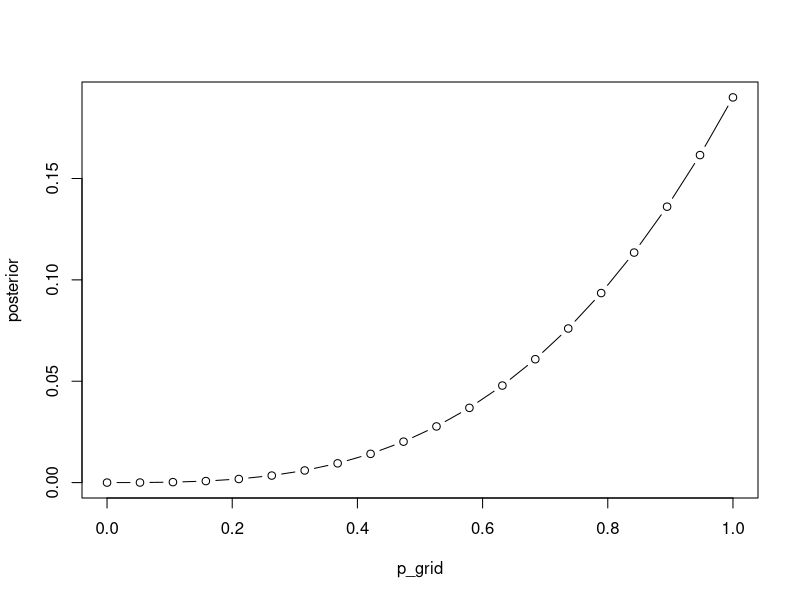
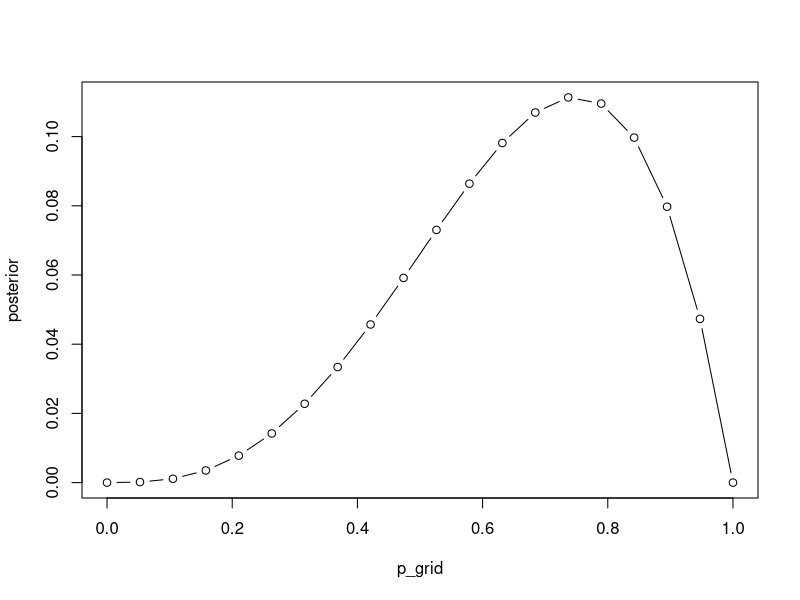
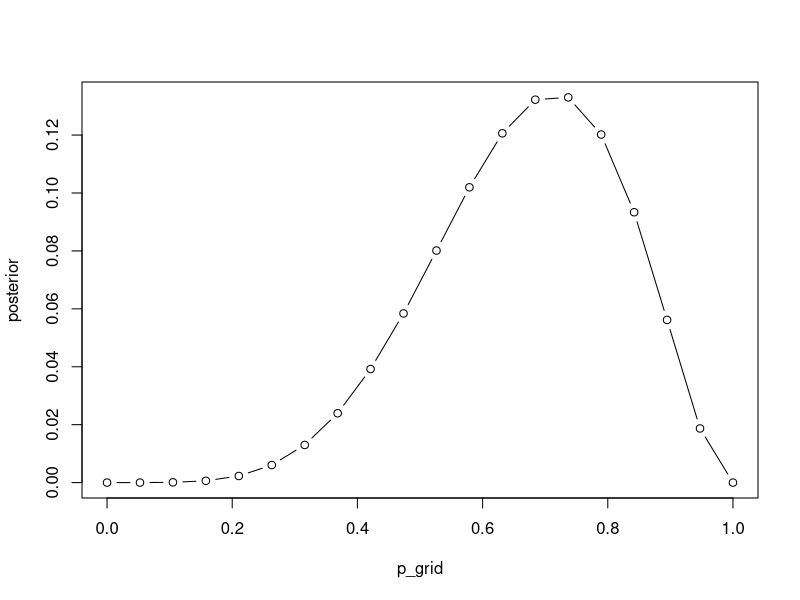
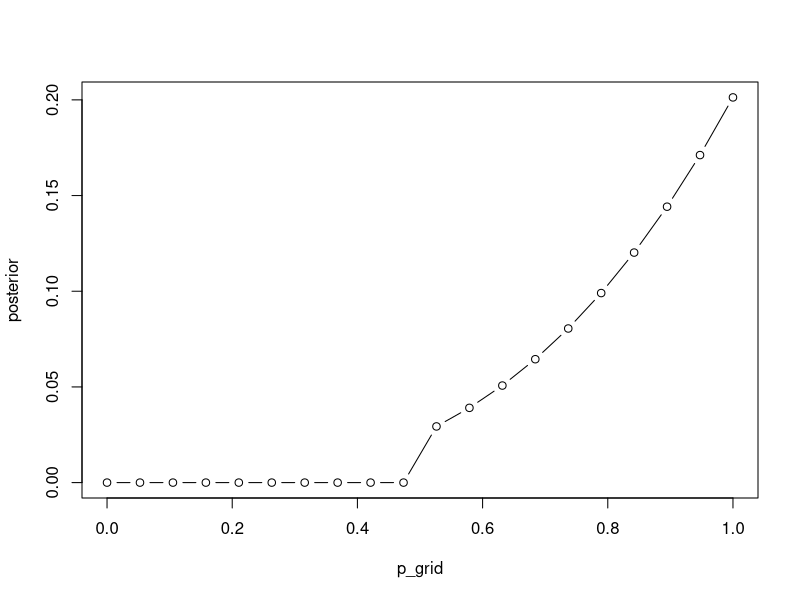
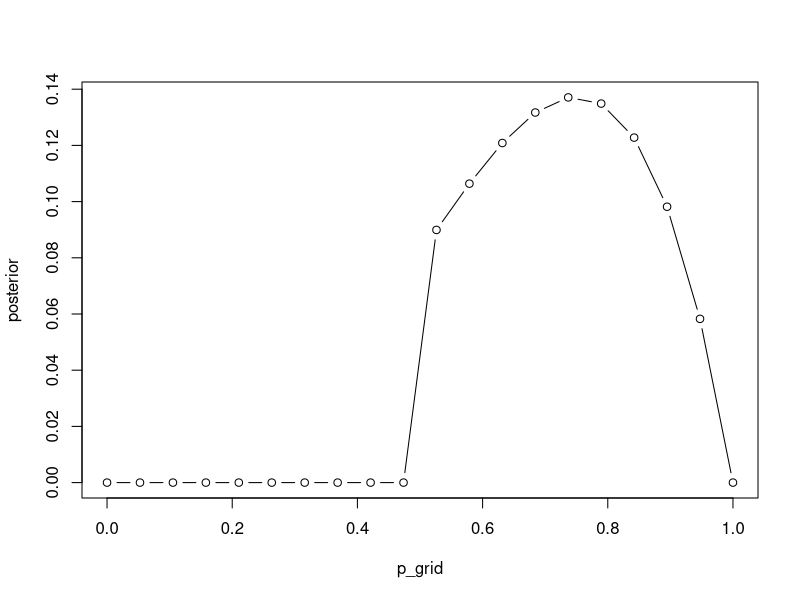
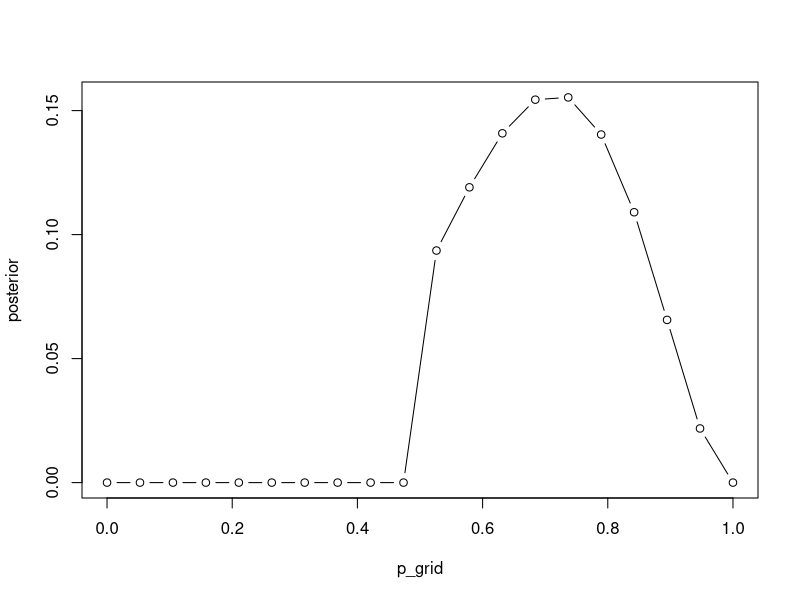

The R script that drew these images, in order:
# 2E1
# (2) Pr(rain|Monday) the probablility that it will rain, given that it is Monday.

# 2E2
# (3) The probability that it is Monday, given that it is raining.

# 2E3
# (1) Pr(Monday|rain)

# 2E4
# In the context of the globe-tossing example, what we mean when we say that the probability of water is 0.7 is the probability of sampling water on any given toss is 0.7. We think that the tossing we've done allows us to estimate the proportions of water and land on the globe, and that the most likely proportion given our data is around 0.7. So, the probability isn't really the end result of interest, but it lets us estimate a quantity we're interested in (assuming our model and measurements are okay).


# 2M1
# (1) W W W
p_grid = seq(from = 0, to = 1, length.out = 20)
prior = rep(1, 20)
likelihood = dbinom(3, 3, prob = p_grid)
un.pos = likelihood*prior
posterior = un.pos/sum(un.pos)
plot(p_grid, posterior, type = "b")

# (2) W W W L
likelihood = dbinom(3, 4, prob = p_grid)
un.pos = likelihood*prior
posterior = un.pos/sum(un.pos)
plot(p_grid, posterior, type = "b")

# (3) L W W L W W W 
likelihood = dbinom(5, 7, prob = p_grid)
un.pos = likelihood*prior
posterior = un.pos/sum(un.pos)
plot(p_grid, posterior, type = "b")

# 2M2
# (1) W W W
prior = ifelse(p_grid < 0.5, 0, 1)
likelihood = dbinom(3, 3, prob = p_grid)
un.pos = likelihood*prior
posterior = un.pos/sum(un.pos)
plot(p_grid, posterior, type = "b")

# (2) W W W L
likelihood = dbinom(3, 4, prob = p_grid)
un.pos = likelihood*prior
posterior = un.pos/sum(un.pos)
plot(p_grid, posterior, type = "b")

# (3) L W W L W W W 
likelihood = dbinom(5, 7, prob = p_grid)
un.pos = likelihood*prior
posterior = un.pos/sum(un.pos)
plot(p_grid, posterior, type = "b")

# 2M3
Pr_earth = 0.5
Pr_mars = 0.5
Pr_land_earth = 0.3
Pr_land_mars = 1
Pr_earth_land = (Pr_land_earth*Pr_earth)/(Pr_land_earth*Pr_earth + Pr_land_mars*Pr_mars)
Pr_earth_land

# 2M4
# three cards: B/B B/W W/W
# how many ways can each card produce a black side?
# B/B 2
# B/W 1
# W/W 0
# So, of a total of three ways that the first black side can be produced, there is a 2/3 probability that is was produced by a B/B card.

# 2M5
# Multiply the probability of producing a black side by the probability of drawing that type of card. The probability is now doubled for B/B since two are in the bag.
# B/B 2 * 2 = 4
# B/W 1 * 1 = 1
# W/W 0 * 1 = 0
# Probability that card is B/B = 4/5

# 2M6
# Multiply the probability of producing a black side by the probability of drawing that type of card.
# B/B 2 * 1 = 2
# B/W 1 * 2 = 2
# W/W 0 * 3 = 0
# Even probabilities that card is B/B or B/W, so probability that other side is black is 0.5.

# 2M7 
# Not sure I'm doing this exactly how he intends.
# First   Second
# B/B     B/W     1 * 0.5 = 0.5
#         W/W     1 * 1   = 1
# B/W     B/B     0.5 * 0 = 0
#         W/W     0.5 * 1 = 0.5
# W/W     B/W     0 * 0.5 = 0
#         B/B     0 * 0   = 0
# Probability that first card is B/B = 1.5/2 = 0.75

# 2H1
Pr_twins_A = 0.1
Pr_twins_B = 0.2
Pr_A = 0.5
Pr_B = 0.5
Pr_twins = Pr_twins_A*Pr_A + Pr_twins_B*Pr_B

Pr_twins*Pr_twins
# 0.0225

# 2H2
Pr_A_twins = Pr_twins_A*Pr_A/Pr_twins
# 0.33  

# 2H3
Pr_single_A = 0.9
Pr_single_B = 0.8
Pr_A = 1/3
Pr_B = 2/3
Pr_single = Pr_single_A*Pr_A + Pr_single_B*Pr_B

Pr_A_single = Pr_single_A*Pr_A/Pr_single
# 0.36  

# 2H4
Pr_testA_pandaA = 0.8
Pr_testB_pandaA = 0.2
Pr_testB_pandaB = 0.65
Pr_testA_pandaB = 0.35

Pr_pandaA = 0.5
Pr_pandaB = 0.5

Pr_testA = Pr_testA_pandaA*Pr_pandaA + Pr_testA_pandaB*Pr_pandaB

Pr_pandaA_testA = Pr_testA_pandaA*Pr_pandaA/Pr_testA
# 0.6956522

# Now with previous information

Pr_pandaA = 0.36
Pr_pandaB = 0.64

Pr_testA = Pr_testA_pandaA*Pr_pandaA + Pr_testA_pandaB*Pr_pandaB
Pr_pandaA_testA = Pr_testA_pandaA*Pr_pandaA/Pr_testA
# 0.5625

# When calculating denominator, are you supposed to use prior information?

